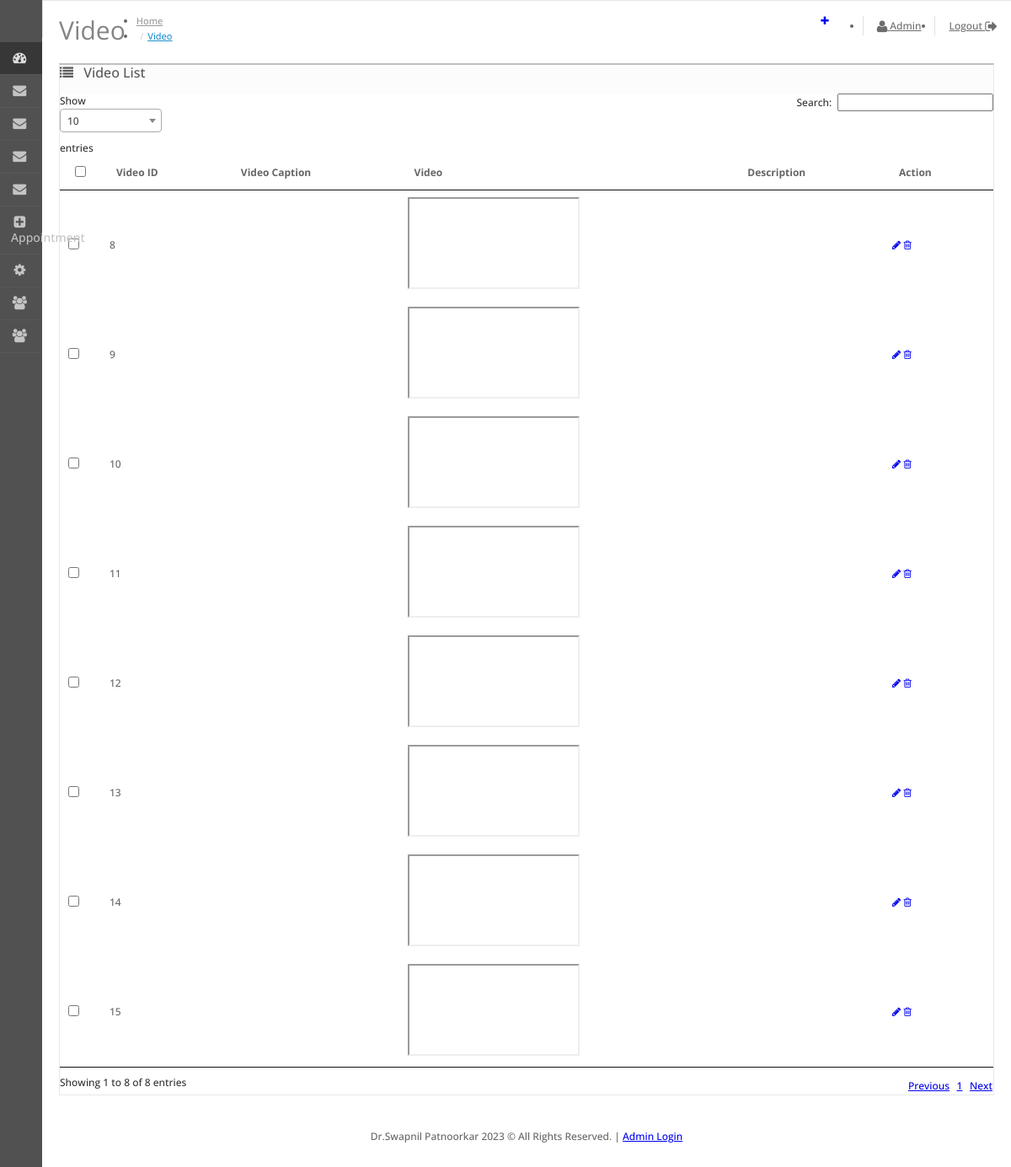
Page /admin/videos/videos.php (signed in) on the committed database.
### tables this page shows
CREATE TABLE `videos` (
  `id` int(11) NOT NULL,
  `video_title` varchar(400) NOT NULL,
  `video_description` text NOT NULL,
  `video_date` timestamp NOT NULL DEFAULT current_timestamp() ON UPDATE current_timestamp(),
  `video_embed_code` text NOT NULL
);

CREATE TABLE `oc_master_company` (
  `id` int(11) NOT NULL,
  `company_name` varchar(100) NOT NULL,
  `address1` varchar(300) NOT NULL,
  `address2` varchar(300) NOT NULL,
  `area` varchar(100) NOT NULL,
  `city` varchar(100) NOT NULL,
  `pincode` int(11) NOT NULL,
  `state` varchar(100) NOT NULL,
  `contact_person` varchar(100) NOT NULL,
  `email` varchar(100) NOT NULL,
  `mobile` varchar(100) NOT NULL,
  `logo` varchar(100) NOT NULL,
  `gstn` varchar(100) NOT NULL,
  `pan` varchar(100) NOT NULL,
  `sms_url` varchar(1000) NOT NULL,
  `sms_username` varchar(100) NOT NULL,
  `sms_password` varchar(100) NOT NULL,
  `sms_sender_id` varchar(100) NOT NULL,
  `email_url` varchar(1000) NOT NULL,
  `email_username` varchar(100) NOT NULL,
  `email_password` varchar(100) NOT NULL,
  `date_updated` timestamp NOT NULL DEFAULT current_timestamp()
);

### admin/config/base_path.php (called while the page is built)
<?php
$base_path = "http://localhost/Bigmark/drswapnilpatnoorkar/";
?>

### admin/videos/videos.php (the view, shortened to what this page needs)
<?php
 include('../config.php');
include('../includes/head-js-css.php');
?>
<body>
<div id="container">
<?php include('../includes/header.php');
include('../includes/left-menu.php');
?>
<div id="content">
  <div class="page-header">
    <div class="container-fluid">
      <div class="pull-right">
        <a href="<?php echo $base_path;?>admin/videos/add-video.php" data-toggle="tooltip" title="Add New" class="btn btn-primary"><i class="fa fa-plus"></i></a></div>
      <h1>Video</h1>
      <ul class="breadcrumb">
                <li><a href="<?php echo $base_path;?>admin/access.php">Home</a></li>
                <li><a href="<?php echo $base_path;?>admin/videos/videos.php">Video</a></li>
              </ul>
    </div>
  </div>
  <div class="container-fluid">
            <div class="panel panel-default">
      <div class="panel-heading">
        <h3 class="panel-title"><i class="fa fa-list"></i>
         <?php
         if(isset($_GET['edit']))
         {
          echo "Update Video";
         }elseif(isset($_GET['delete']))
         {
          echo "Delete Video";
         }else{
          echo "Video List";
         }
         ?>
        </h3>
      </div>
      <div class="panel-body">
       <?php
       if(!isset($_GET['edit']) && !isset($_GET['delete']))
       {
       ?>
        <form method="post" enctype="multipart/form-data" target="_blank" id="form-order">
         <div class="col-lg-12 col-xs-12 table-responsive">
            <table class="table  table-bordered table-hover" id="dataTables-example" style="width:100%;">
              <thead>
                <tr>
                  <td style="width: 1px;" class="text-center">
                    <input type="checkbox" onClick="$('input[name*=\'selected\']').prop('checked', this.checked);" />
                  </td>
                  <td class="text-right text-info">Video ID</td>
                  <td class="text-left text-info">Video Caption</td>
                  <td class="text-left text-info">Video</td>
                  <td class="text-left text-info">Description</td>
                  <td class="text-right text-info">Action</td>
                </tr>
              </thead>
              <tbody>
               <?php
               $sql  = 'SELECT * FROM `videos`';
               $data = mysqli_query($db,$sql);
               $num = mysqli_num_rows($data);
               if($num>0)
               {
                 for($i=1;$i<=$num;$i++)
                 {
                  $row = mysqli_fetch_assoc($data);
                  ?>
                   <tr>
                       <td class="text-center"><input type="checkbox" name="selected[]" value="<?php echo $row['id'];?>" />
                       <td class="text-right"><?php echo $row['id'];?></td>
                       <td class="text-left"><?php echo $row['video_title'];?></td>
                       <td class="text-left"><iframe width="200" height="105" src="<?php echo $row['video_embed_code'];?>"></iframe></td>
                       <td class="text-left"><?php echo $row['video_description'];?></td>
                       <td class="text-right">
                         <a href="<?php $base_path;?>admin/videos/videos.php?edit&id=<?php echo $row['id'];?>" data-toggle="tooltip" title="Edit" class="btn btn-primary"><i class="fa fa-pencil"></i></a>
                         <a href="<?php $base_path;?>admin/videos/videos.php?delete&id=<?php echo $row['id']; ?>" onClick="javascript:return confirm('Do you really want to Delete...?')" data-toggle="tooltip" title="Delete" class="btn btn-danger"><i class="fa fa-trash-o"></i></a>
                       </td>
                   </tr>
               <?php
                 }
               }else{
               }
               ?>
                </tbody>
            </table>
          </div>
        </form>
       <?php
                         }
       ?>
      </div>
    </div>
  </div>
  <link href="view/javascript/jquery/datetimepicker/bootstrap-datetimepicker.min.css" type="text/css" rel="stylesheet" media="screen" />
</div>
<?php include('../includes/footer.php');?>
</body></html>

### admin/includes/footer.php (shortened to what this page needs)
<footer id="footer">
 <?=isset($company) && $company['company_name']!=''?$company['company_name']:'<a href="http://bigmarkretail.com">bigmarkretail.com</a>'?>
 <?=date('Y')?> &copy; All Rights Reserved.
|
<a href="<?=$base_path?>admin">Admin Login</a>
</footer>
</div>
<link href="https://cdnjs.cloudflare.com/ajax/libs/select2/4.0.6-rc.0/css/select2.min.css" rel="stylesheet" />
</body>
</html>

### admin/view/stylesheet/stylesheet.css (style rules this page uses)
html, body { height: 100%; margin: 0; padding: 0; font-family: 'Open Sans', sans-serif; font-size: 12px; color: #666666; font-weight: 500; line-height: 18px; text-rendering: optimizeLegibility; }
h1, h2, h3, h4, h5, h6, p { margin-top: 0; }
.page-header { vertical-align: middle; margin: 15px 0; padding: 0; border-bottom: none; }
.page-header h1 { font-family: 'Open Sans', sans-serif; font-weight: 400; font-size: 30px; color: #848484; display: inline-block; margin-bottom: 15px; }
.breadcrumb { display: inline-block; background: none; margin: 0; padding: 0 10px; }
.breadcrumb li a { color: #999999; font-size: 11px; padding: 0px; margin: 0px; }
.breadcrumb li:last-child a { color: #1e91cf; }
.breadcrumb li + li:before { content: "/"; font-family: FontAwesome; color: #BBBBBB; padding: 0 5px; }
#container { min-height: 100%; width: 100%; position: relative; }
.container-fluid { padding-left: 20px; padding-right: 20px; }
#content { padding-bottom: 40px; transition: all 0.3s; }
#column-left + #content { margin-left: 50px; }
#column-left + #content + #footer { margin-left: 50px; }
#footer { height: 100px; text-align: center; }
input[type="radio"], input[type="checkbox"] { margin: 2px 0 0; }
input[type="radio"], .radio input[type="radio"], .radio-inline input[type="radio"], input[type="checkbox"], .checkbox input[type="checkbox"], .checkbox-inline input[type="checkbox"] { position: relative; width: 13px; width: 16px \0; height: 13px; height: 16px \0; background: white; border: 1px solid #dcdcdc; border: 1px solid transparent \0; border-radius: 1px; }
.table thead td { font-weight: bold; }
.table thead > tr > td, .table tbody > tr > td { vertical-align: middle; }
.panel { border-radius: 0px; }
.panel .panel-heading { position: relative; }
.panel-heading h3 i { margin-right: 8px; -webkit-tap-highlight-color: rgba(0,0,0,0); }
.panel-heading i { font-size: 16px; font-weight: 500; }
.panel-heading h3 { font-size: 16px; font-weight: 500; display: inline-block; }
.panel-default { border: 1px solid #e8e8e8; border-top: 2px solid #bfbfbf; }
.panel-default .panel-heading { color: #595959; border-color: #e8e8e8; background: #fcfcfc; }

### rows in the picture
videos: id "8"
videos: id "9"
videos: id "10"
videos: id "11"
videos: id "12"
videos: id "13"
videos: id "14"
videos: id "15"
oc_master_company: company_name "Dr.Swapnil Patnoorkar"

### other values in the picture
$_SESSION['admin_name'] "Admin"
